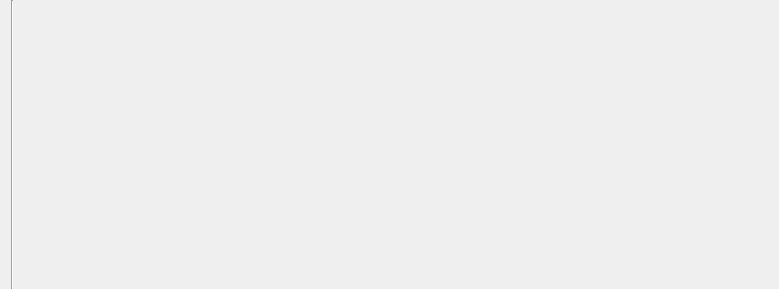
<?xml version="1.0" encoding="UTF-8"?>
<ui version="4.0">
 <class>LC_OptionsWidgetsHolder</class>
 <widget class="QWidget" name="LC_OptionsWidgetsHolder">
  <property name="geometry">
   <rect>
    <x>0</x>
    <y>0</y>
    <width>779</width>
    <height>289</height>
   </rect>
  </property>
  <property name="windowTitle">
   <string>Form</string>
  </property>
  <layout class="QHBoxLayout" name="horizontalLayout_2" stretch="0,0,0,0,1">
   <property name="spacing">
    <number>2</number>
   </property>
   <property name="leftMargin">
    <number>0</number>
   </property>
   <property name="topMargin">
    <number>0</number>
   </property>
   <property name="rightMargin">
    <number>0</number>
   </property>
   <property name="bottomMargin">
    <number>0</number>
   </property>
   <item>
    <widget class="LC_SnapOptionsWidgetsHolder" name="snapOptionsHolder" native="true"/>
   </item>
   <item>
    <widget class="QLabel" name="lCurrentAction">
     <property name="text">
      <string/>
     </property>
    </widget>
   </item>
   <item>
    <widget class="Line" name="vCurrentActionLine">
     <property name="orientation">
      <enum>Qt::Vertical</enum>
     </property>
    </widget>
   </item>
   <item>
    <widget class="QWidget" name="wOptionsWidgetsContainer" native="true">
     <property name="sizePolicy">
      <sizepolicy hsizetype="Fixed" vsizetype="Minimum">
       <horstretch>0</horstretch>
       <verstretch>0</verstretch>
      </sizepolicy>
     </property>
     <property name="minimumSize">
      <size>
       <width>2</width>
       <height>0</height>
      </size>
     </property>
     <layout class="QHBoxLayout" name="horizontalLayout">
      <property name="spacing">
       <number>0</number>
      </property>
      <property name="leftMargin">
       <number>0</number>
      </property>
      <property name="topMargin">
       <number>0</number>
      </property>
      <property name="rightMargin">
       <number>0</number>
      </property>
      <property name="bottomMargin">
       <number>0</number>
      </property>
     </layout>
    </widget>
   </item>
   <item>
    <spacer name="horizontalSpacer">
     <property name="orientation">
      <enum>Qt::Horizontal</enum>
     </property>
     <property name="sizeHint" stdset="0">
      <size>
       <width>0</width>
       <height>0</height>
      </size>
     </property>
    </spacer>
   </item>
  </layout>
 </widget>
 <customwidgets>
  <customwidget>
   <class>LC_SnapOptionsWidgetsHolder</class>
   <extends>QWidget</extends>
   <header>lc_snapoptionswidgetsholder.h</header>
   <container>1</container>
  </customwidget>
 </customwidgets>
 <resources/>
 <connections/>
</ui>
